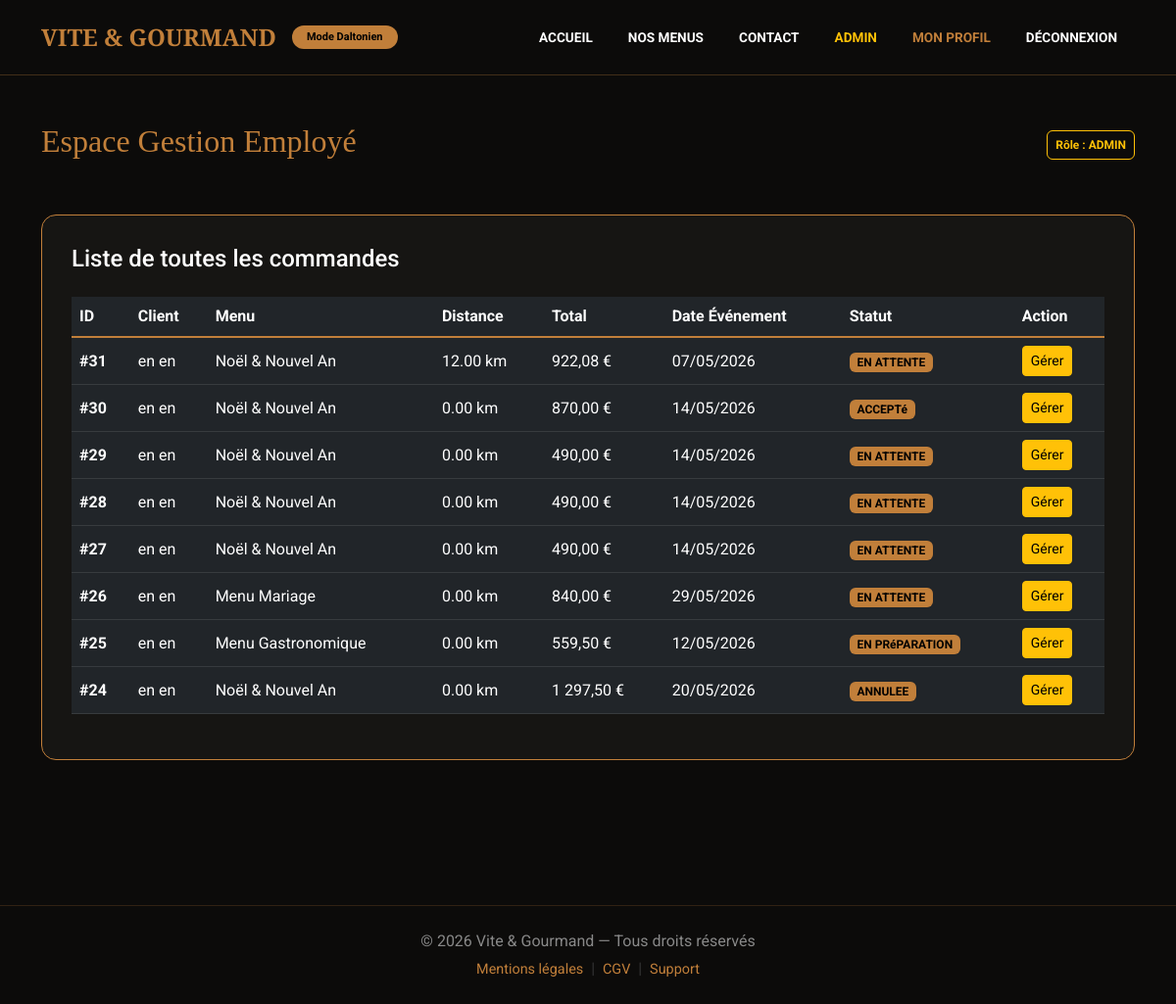
Screenshot of /pages/employe_dashboard.php (signed in) with the database file from the repository.
### tables this page shows
CREATE TABLE `commandes` (
  `id` int(11) NOT NULL,
  `nom_client` varchar(255) DEFAULT NULL,
  `email_client` varchar(255) DEFAULT NULL,
  `convives` int(11) DEFAULT NULL,
  `id_menu` int(11) DEFAULT NULL,
  `telephone` varchar(20) DEFAULT NULL,
  `date_evenement` date DEFAULT NULL,
  `message` text DEFAULT NULL,
  `nb_personnes` int(11) DEFAULT NULL,
  `total_prix` decimal(10,2) DEFAULT NULL,
  `message_special` text DEFAULT NULL,
  `statut` varchar(50) DEFAULT 'En attente',
  `date_commande` timestamp NOT NULL DEFAULT current_timestamp(),
  `user_id` int(11) NOT NULL,
  `date_modification` datetime DEFAULT current_timestamp() ON UPDATE current_timestamp(),
  `distance_km` decimal(10,2) DEFAULT 0.00
);

CREATE TABLE `utilisateurs` (
  `id` int(11) NOT NULL,
  `identifiant` varchar(50) NOT NULL,
  `mot_de_passe` varchar(255) NOT NULL,
  `role` varchar(50) NOT NULL,
  `nom` varchar(100) NOT NULL,
  `prenom` varchar(100) NOT NULL,
  `gsm` varchar(20) NOT NULL,
  `adresse` text NOT NULL,
  `is_active` tinyint(1) NOT NULL DEFAULT 1
);

CREATE TABLE `menus` (
  `id` int(11) NOT NULL,
  `titre` varchar(255) NOT NULL,
  `description` text DEFAULT NULL,
  `theme` varchar(100) DEFAULT NULL,
  `regime` varchar(100) DEFAULT NULL,
  `prix` decimal(10,2) DEFAULT NULL,
  `nb_pers_min` int(11) DEFAULT 1,
  `stock` int(11) DEFAULT 0,
  `conditions_speciales` text DEFAULT NULL,
  `entree_nom` varchar(255) DEFAULT NULL,
  `entree_img` varchar(255) DEFAULT NULL,
  `entree_allergenes` text DEFAULT NULL,
  `plat_nom` varchar(255) DEFAULT NULL,
  `plat_img` varchar(255) DEFAULT NULL,
  `plat_allergenes` text DEFAULT NULL,
  `dessert_nom` varchar(255) DEFAULT NULL,
  `dessert_img` varchar(255) DEFAULT NULL,
  `dessert_allergenes` text DEFAULT NULL
);

### pages/employe_dashboard.php (the view, shortened to what this page needs)
<?php
require_once '../includes/header.php';
$database = new Database();
$db = $database->getConnection();
$query = "SELECT c.*, u.nom, u.prenom, m.titre
          FROM commandes c
          JOIN utilisateurs u ON c.user_id = u.id
          JOIN menus m ON c.id_menu = m.id
          ORDER BY c.date_commande DESC";
$stmt = $db->prepare($query);
$stmt->execute();
$allCommandes = $stmt->fetchAll(PDO::FETCH_ASSOC);
?>
<div class="container mt-5" style="color: white; padding-bottom: 100px;">
    <div class="d-flex justify-content-between align-items-center">
        <h2 style="color: #C17F3A; font-family: 'Playfair Display', serif;">Espace Gestion Employé</h2>
        <span class="badge bg-outline-warning border border-warning text-warning p-2">Rôle : <?= strtoupper($_SESSION['role']) ?></span>
    </div>
    <div class="mt-5" style="background: #161513; border: 1px solid #C17F3A; border-radius: 15px; padding: 30px;">
        <h4 class="mb-4">Liste de toutes les commandes</h4>
        <div class="table-responsive">
            <table class="table table-dark table-hover align-middle">
                <thead>
                    <tr style="color: #C17F3A; border-bottom: 2px solid #C17F3A;">
                        <th>ID</th>
                        <th>Client</th>
                        <th>Menu</th>
                        <th>Distance</th>
                        <th>Total</th>
                        <th>Date Événement</th>
                        <th>Statut</th>
                        <th>Action</th>
                    </tr>
                </thead>
                <tbody>
                    <?php foreach ($allCommandes as $com): ?>
                    <tr>
                        <td><strong>#<?= $com['id'] ?></strong></td>
                        <td><?= htmlspecialchars($com['prenom'] . ' ' . $com['nom']) ?></td>
                        <td><?= htmlspecialchars($com['titre']) ?></td>
                        <td><?= htmlspecialchars($com['distance_km']) ?> km</td>
                        <td><?= number_format($com['total_prix'], 2, ',', ' ') ?> €</td>
                        <td><?= date('d/m/Y', strtotime($com['date_evenement'])) ?></td>
                        <td>
                            <span class="badge" style="background: #C17F3A; color: black;">
                                <?= strtoupper($com['statut']) ?>
                            </span>
                        </td>
                        <td>
                            <a href="modifier_commande.php?id=<?= $com['id'] ?>" class="btn btn-sm btn-warning">Gérer</a>
                        </td>
                    </tr>
                    <?php endforeach; ?>
                </tbody>
            </table>
        </div>
    </div>
</div>
<?php require_once '../includes/footer.php'; ?>

### includes/header.php (style rules this page uses)
:root { --gold: #C17F3A; --dark-bg: #0c0b0a; }
body { font-family: 'Roboto', sans-serif; background-color: var(--dark-bg); color: white; margin: 0; transition: filter 0.3s ease; }

### rows the page displays
commandes: id "31", user.nom "en en", id_menu.titre "Noël & Nouvel An", distance_km "12.00", total_prix "922,08", date_evenement "07/05/2026", statut "EN ATTENTE"
commandes: id "30", user.nom "en en", id_menu.titre "Noël & Nouvel An", distance_km "0.00", total_prix "870,00", date_evenement "14/05/2026", statut "ACCEPTé"
commandes: id "29", user.nom "en en", id_menu.titre "Noël & Nouvel An", distance_km "0.00", total_prix "490,00", date_evenement "14/05/2026", statut "EN ATTENTE"
commandes: id "28", user.nom "en en", id_menu.titre "Noël & Nouvel An", distance_km "0.00", total_prix "490,00", date_evenement "14/05/2026", statut "EN ATTENTE"
commandes: id "27", user.nom "en en", id_menu.titre "Noël & Nouvel An", distance_km "0.00", total_prix "490,00", date_evenement "14/05/2026", statut "EN ATTENTE"
commandes: id "26", user.nom "en en", id_menu.titre "Menu Mariage", distance_km "0.00", total_prix "840,00", date_evenement "29/05/2026", statut "EN ATTENTE"
commandes: id "25", user.nom "en en", id_menu.titre "Menu Gastronomique", distance_km "0.00", total_prix "559,50", date_evenement "12/05/2026", statut "EN PRéPARATION"
commandes: id "24", user.nom "en en", id_menu.titre "Noël & Nouvel An", distance_km "0.00", total_prix "1 297,50", date_evenement "20/05/2026", statut "ANNULEE"

### other values shown
$_SESSION['role'] "ADMIN"
